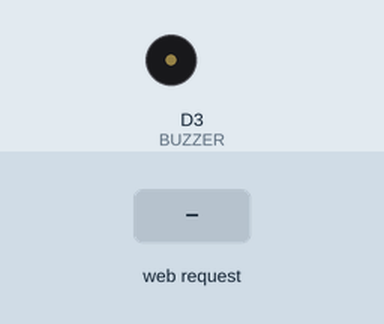
A sketch run on a simulated ESP8266 (NodeMCU). On the bench: buzzer (waves = sounding, pin HIGH). The inputs (shaded band) are chosen by the test bench. WiFi joins after 1.5 s; servers stay silent unless stated; the local clock reads 2024-03-15 10:24:30 at power-on unless the sketch sets it; EEPROM starts erased; pins used as bus, display or sensor lines are not drawn; what the sketch prints to the serial monitor is not drawn.

Above: at 4.9 s.
5.0 s: HTTP request GET /toggle?r= received
At 5.6 s:
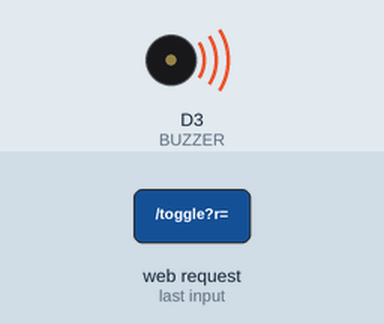
8.0 s: HTTP request GET /status received
9.5 s: HTTP request GET /set received
Timing chart, 0 to 12.5 s (numbered marks = the images above; inputs shaded):
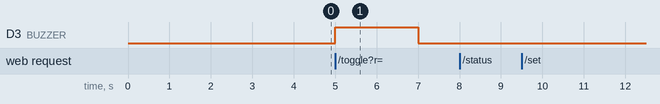

Measured:
- after the input at 5.0 s, D3 (BUZZER): LOW → HIGH at once, → LOW 2.0 s later
- after the input at 8.0 s, every drawn part: stays the same
- after the input at 9.5 s, every drawn part: stays the same

The sketch:

MAIN.INO
```cpp
#include <ESP8266WiFi.h>
#include <Wire.h>
#include "RTClib.h"
#include <EEPROM.h>
#include <time.h>

RTC_DS3231 rtc;
const char* ap_ssid = "SmartHome";
const char* ap_password = "12345678";

const char* ssid = "aabb";
const char* password = "1122334455";

WiFiServer server(80);

int lastMinute = -1;

#define BUZZER D3
unsigned long buzzerStart = 0;
bool buzzerOn = false;

#define R1 D5
#define R2 D6
#define R3 D7
#define R4 D8

bool relayState[5] = {0,0,0,0,0};
bool autoMode[5] = {0,0,0,0,0};
int onHour[5] = {0,0,0,0,0};
int offHour[5] = {0,0,0,0,0};
int onMin[5] = {0,0,0,0,0};
int offMin[5] = {0,0,0,0,0};


void startBeep(){
  digitalWrite(BUZZER, HIGH);
  buzzerStart = millis();
  buzzerOn = true;
}

void handleBuzzer(){
  if(buzzerOn && millis() - buzzerStart >= 2000){
    digitalWrite(BUZZER, LOW);
    buzzerOn = false;
  }
}

void setRelay(int r, bool state) {

  // 🔥 ONLY BEEP IF STATE CHANGES
  if(relayState[r] != state){
    startBeep();
  }

  relayState[r] = state;

  if(r==1) digitalWrite(R1, state ? LOW : HIGH);
  if(r==2) digitalWrite(R2, state ? HIGH : LOW);
  if(r==3) digitalWrite(R3, state ? HIGH : LOW);
  if(r==4) digitalWrite(R4, state ? HIGH : LOW);
}

void applyAutoLogicNow() {

  DateTime now = rtc.now();

  int h = now.hour();
  int m = now.minute();

  for(int i=1;i<=4;i++){
    if(autoMode[i]){

      // 🔥 ON condition
      if(
        (h > onHour[i] || (h == onHour[i] && m >= onMin[i])) &&
        (h < offHour[i] || (h == offHour[i] && m < offMin[i]))
      ){
        setRelay(i, true);
      }
      else{
        setRelay(i, false);
      }
    }
  }
}

void syncTimeFromNTP() {

  configTime(19800, 0, "asia.pool.ntp.org", "time.google.com");

  Serial.println("Syncing time from NTP...");

  struct tm timeinfo;

  int retry = 0;

  // 🔥 WAIT UNTIL TIME IS RECEIVED
  while (!getLocalTime(&timeinfo) && retry < 20) {
    Serial.print(".");
    delay(500);
    retry++;
  }

  if (retry < 20) {
    Serial.println("\nNTP Sync Success!");

    rtc.adjust(DateTime(
      timeinfo.tm_year + 1900,
      timeinfo.tm_mon + 1,
      timeinfo.tm_mday,
      timeinfo.tm_hour,
      timeinfo.tm_min,
      timeinfo.tm_sec
    ));

    Serial.println("RTC UPDATED FROM INTERNET ✅");

  } else {
    Serial.println("\nNTP FAILED ❌");
  }
}

void setup() {
  Serial.begin(115200);
rtc.begin();
if (!rtc.begin()) {
  Serial.println("RTC NOT FOUND ❌");
  while (1);
}
// ONLY RUN ONCE (then comment it)
//rtc.adjust(DateTime(F(__DATE__), F(__TIME__)));

Serial.println("Starting AP...");
WiFi.softAP(ap_ssid, ap_password);
Serial.println("AP started");

Serial.println("Connecting to WiFi...");


EEPROM.begin(512);
// 🔥 LOAD SAVED DATA HERE
for(int i=1;i<=4;i++){
  autoMode[i] = EEPROM.read(i);
  onHour[i]   = EEPROM.read(i+10);
  onMin[i]    = EEPROM.read(i+20);
  offHour[i]  = EEPROM.read(i+30);
  offMin[i]   = EEPROM.read(i+40);
}
  pinMode(BUZZER, OUTPUT);
digitalWrite(BUZZER, LOW);

  pinMode(R1, OUTPUT);
  pinMode(R2, OUTPUT);
  pinMode(R3, OUTPUT);
  pinMode(R4, OUTPUT);

  setRelay(1,false);
  setRelay(2,false);
  setRelay(3,false);
  setRelay(4,false);

Serial.println("Starting AP...");
WiFi.softAP(ap_ssid, ap_password);
Serial.print("AP IP: ");
Serial.println(WiFi.softAPIP());

Serial.println("Connecting to WiFi...");
WiFi.begin(ssid, password);

unsigned long startTime = millis();

while (WiFi.status() != WL_CONNECTED && millis() - startTime < 10000) {
  delay(500);
  Serial.print(".");
}

if (WiFi.status() == WL_CONNECTED) {
  Serial.println("\nConnected!");
  Serial.print("IP: ");
  Serial.println(WiFi.localIP());

  // 🔥 Internet test
  Serial.println("Testing internet...");
  WiFiClient test;
  if(test.connect("google.com", 80)){
    Serial.println("Internet OK");
    test.stop();
  } else {
    Serial.println("No Internet ❌");
  }

  delay(2000);
  syncTimeFromNTP();

} else {
  Serial.println("\nWiFi Failed → Using AP only");
}

  // 🔥 ADD SMALL DELAY (VERY IMPORTANT)


WiFi.setSleepMode(WIFI_NONE_SLEEP);

// 🔥 ADD THIS LINE
server.begin();

Serial.println("Server started");
applyAutoLogicNow();
}

void loop() {
handleBuzzer();
  // 🔥 AUTO LOGIC (ALWAYS RUNS)
  DateTime now = rtc.now();
//Serial.print(now.hour());
//Serial.print(":");
//Serial.println(now.minute());

  int h = now.hour();
  int m = now.minute();

  if(m != lastMinute){
    lastMinute = m;

    for(int i=1;i<=4;i++){
      if(autoMode[i]){
        if(h == onHour[i] && m == onMin[i]) setRelay(i,true);
        if(h == offHour[i] && m == offMin[i]) setRelay(i,false);
      }
    }
  }

  // 🔻 WEB SERVER
  WiFiClient client = server.available();
if (!client) {
  delay(1);
  return;
}

  while (!client.available()) delay(1);

  String req = client.readStringUntil('\n');
  Serial.println("REQ: " + req);
  Serial.println(req);

  while(client.available()) client.read();

  // 🔹 STATUS
  if (req.indexOf("GET /status") != -1) {

    client.println("HTTP/1.1 200 OK");
    client.println("Content-Type: application/json");
    client.println("Connection: close");
    client.println();

    client.print("{");

client.print("\"r1\":"); client.print(relayState[1]); client.print(",");
client.print("\"r2\":"); client.print(relayState[2]); client.print(",");
client.print("\"r3\":"); client.print(relayState[3]); client.print(",");
client.print("\"r4\":"); client.print(relayState[4]); client.print(",");

client.print("\"a1\":"); client.print(autoMode[1]); client.print(",");
client.print("\"a2\":"); client.print(autoMode[2]); client.print(",");
client.print("\"a3\":"); client.print(autoMode[3]); client.print(",");
client.print("\"a4\":"); client.print(autoMode[4]);

client.print("}");

    client.stop();
    return;
  }

  // 🔹 SET TIMER
  if (req.indexOf("GET /set") != -1) {

    int r = req.substring(req.indexOf("r=")+2).toInt();

    int onH = req.substring(req.indexOf("onH=")+4).toInt();
    int onM = req.substring(req.indexOf("onM=")+4).toInt();

    int offH = req.substring(req.indexOf("offH=")+5).toInt();
    int offM = req.substring(req.indexOf("offM=")+5).toInt();

    onHour[r] = onH;
    onMin[r]  = onM;

    offHour[r] = offH;
    offMin[r]  = offM;

    EEPROM.write(r+10, onHour[r]);
    EEPROM.write(r+20, onMin[r]);
    EEPROM.write(r+30, offHour[r]);
    EEPROM.write(r+40, offMin[r]);
    EEPROM.commit();

    client.println("HTTP/1.1 200 OK");
    client.println();
    client.println("SET");

    client.stop();
    return;
  }


// 🔹 TIME API
if (req.indexOf("GET /time") != -1) {

  DateTime now = rtc.now();

  int h = now.hour();
  int m = now.minute();

  client.println("HTTP/1.1 200 OK");
  client.println("Content-Type: text/plain");
  client.println();

  if(h < 10) client.print("0");
  client.print(h);
  client.print(":");
  if(m < 10) client.print("0");
  client.print(m);

  client.stop();
  return;
}

// 🔹 TOGGLE (VERY IMPORTANT)
if (req.indexOf("GET /toggle?r=") != -1) {
  int r = req.substring(req.indexOf("r=")+2).toInt();

  setRelay(r, !relayState[r]);

  client.println("HTTP/1.1 200 OK");
  client.println();
  client.println("OK");

  client.stop();
  return;
}

if (req.indexOf("GET /auto?r=") != -1) {
    int r = req.substring(req.indexOf("r=")+2).toInt();

    autoMode[r] = !autoMode[r];

    EEPROM.write(r, autoMode[r]);
    EEPROM.commit();

    client.println("HTTP/1.1 200 OK");
    client.println("Content-Type: text/plain");
    client.println();
    client.println("OK");

    client.stop();
    return;
  }

  // 🔹 UI PAGE
  if (req.indexOf("GET / ") != -1) {

    client.println("HTTP/1.1 200 OK");
    client.println("Content-type:text/html");
    client.println();
client.println(R"====(
<!DOCTYPE html>
<html>
<head>
<meta name="viewport" content="width=device-width, initial-scale=1">
<style>
body { background:#121212; color:white; text-align:center; font-family:Arial; }

.card {
  background:#1e1e1e;
  margin:15px;
  padding:20px;
  border-radius:15px;
}

button {
  padding:12px 20px;
  margin:8px;
  border:none;
  border-radius:10px;
  font-size:16px;
  color:white;
  cursor:pointer;
}

button:active {
  transform: scale(0.95);
}

.on { background:#00c853; }
.off { background:#d50000; }
.auto { background:orange; color:black; }

.input-row {
  margin-top:10px;
}

input {
  width:60px;
  padding:8px;
  margin:5px;
  text-align:center;
  border-radius:8px;
  border:none;
  font-size:16px;
}
.timerBtn {
  background:#2962ff;   /* nice blue */
  color:white;
  padding:12px 20px;
  border:none;
  border-radius:10px;
  font-size:16px;
  margin-top:10px;
  cursor:pointer;
}

.timerBtn:active {
  transform: scale(0.95);
}
</style>

<script>

function showToast(msg){
  let t = document.createElement("div");
  t.innerText = msg;

  t.style.position = "fixed";
  t.style.top = "20px";
  t.style.right = "20px";
  t.style.background = "#222";
  t.style.color = "white";
  t.style.padding = "12px 18px";
  t.style.borderRadius = "10px";
  t.style.fontSize = "14px";
  t.style.boxShadow = "0 4px 10px rgba(0,0,0,0.5)";
  t.style.zIndex = "999";

  document.body.appendChild(t);

  setTimeout(() => {
    t.style.opacity = "0";
    setTimeout(() => t.remove(), 300);
  }, 2000);
}

let state = [0,0,0,0,0];
let autoState = [0,0,0,0,0];

function toggle(r){
  fetch(`/toggle?r=${r}`)
  .then(() => {
    showToast("Relay " + r + " toggled");
    setTimeout(fetchStatus, 200);
  });
}

function updateUI(r){

  let btn = document.getElementById("btn"+r);
  let label = document.getElementById("txt"+r);
  let autoBtn = document.getElementById("auto"+r);

  // 🔹 RELAY STATE
  if(state[r] == 1){
    btn.className = "on";
    btn.innerText = "ON";
    label.innerText = "Status: ON";
  } else {
    btn.className = "off";
    btn.innerText = "OFF";
    label.innerText = "Status: OFF";
  }

  // 🔹 AUTO STATE
  if(autoState[r] == 1){
    autoBtn.style.background = "#00c853";
    autoBtn.innerText = "AUTO ON";
  } else {
    autoBtn.style.background = "orange";
    autoBtn.innerText = "AUTO OFF";
  }

  // 🔥 ADD THIS EXACTLY HERE
  let setBtn = document.querySelector(`#btn${r}`).parentElement.querySelector('.timerBtn');

  if(autoState[r] == 1){
    setBtn.style.background = "#2962ff";   // active blue
  } else {
    setBtn.style.background = "#555";      // disabled grey
  }
}

function fetchStatus(){
  fetch("/status")
  .then(res => res.json())
  .then(data => {
    state[1]=data.r1;
state[2]=data.r2;
state[3]=data.r3;
state[4]=data.r4;

autoState[1]=data.a1;
autoState[2]=data.a2;
autoState[3]=data.a3;
autoState[4]=data.a4;

    for(let i=1;i<=4;i++) updateUI(i);
  });
}

setInterval(fetchStatus, 500);
window.onload = fetchStatus;

function autoToggle(r){
  fetch(`/auto?r=${r}`)
  .then(() => showToast("Auto toggled for Relay " + r));
}

function setTime(r){
  let onH = document.getElementById("onH"+r).value;
  let onM = document.getElementById("onM"+r).value;

  let offH = document.getElementById("offH"+r).value;
  let offM = document.getElementById("offM"+r).value;

  fetch(`/set?r=${r}&onH=${onH}&onM=${onM}&offH=${offH}&offM=${offM}`)
  .then(() => showToast("Timer Set for Relay " + r));
}

function updateTime(){
  fetch("/time")
  .then(res => res.text())
  .then(t => {
    document.getElementById("clock").innerText = "Time: " + t;
  });
}

setInterval(updateTime, 1000);

</script>

</head>
<body>

<h1>Smart Home</h1>
<h2 id="clock">Time: --:--</h2>

<!-- RELAY 1 -->
<div class="card">
<h2>Relay 1</h2>
<p id="txt1">Status: OFF</p>
<button id="btn1" class="off" onclick="toggle(1)">OFF</button><br>

<button id="auto1" class="auto" onclick="autoToggle(1)">AUTO OFF</button>

<div class="input-row">
  ON <input id="onH1" type="number" min="0" max="23"> :
     <input id="onM1" type="number" min="0" max="59">
</div>

<div class="input-row">
  OFF <input id="offH1" type="number" min="0" max="23"> :
      <input id="offM1" type="number" min="0" max="59">
</div>

<button class="timerBtn" onclick="setTime(1)">Set Timer</button>
</div>

<!-- RELAY 2 -->
<div class="card">
<h2>Relay 2</h2>
<p id="txt2">Status: OFF</p>
<button id="btn2" class="off" onclick="toggle(2)">OFF</button><br>

<button id="auto2" class="auto" onclick="autoToggle(2)">AUTO OFF</button>

<div class="input-row">
  ON <input id="onH2" type="number" min="0" max="23"> :
     <input id="onM2" type="number" min="0" max="59">
</div>

<div class="input-row">
  OFF <input id="offH2" type="number" min="0" max="23"> :
      <input id="offM2" type="number" min="0" max="59">
</div>

<button class="timerBtn" onclick="setTime(2)">Set Timer</button>
</div>

<!-- RELAY 3 -->
<div class="card">
<h2>Relay 3</h2>
<p id="txt3">Status: OFF</p>
<button id="btn3" class="off" onclick="toggle(3)">OFF</button><br>

<button id="auto3" class="auto" onclick="autoToggle(3)">AUTO OFF</button>

<div class="input-row">
  ON <input id="onH3" type="number" min="0" max="23"> :
     <input id="onM3" type="number" min="0" max="59">
</div>

<div class="input-row">
  OFF <input id="offH3" type="number" min="0" max="23"> :
      <input id="offM3" type="number" min="0" max="59">
</div>

<button class="timerBtn" onclick="setTime(3)">Set Timer</button>
</div>

<!-- RELAY 4 -->
<div class="card">
<h2>Relay 4</h2>
<p id="txt4">Status: OFF</p>
<button id="btn4" class="off" onclick="toggle(4)">OFF</button><br>

<button id="auto4" class="auto" onclick="autoToggle(4)">AUTO OFF</button>

<div class="input-row">
  ON <input id="onH4" type="number" min="0" max="23"> :
     <input id="onM4" type="number" min="0" max="59">
</div>

<div class="input-row">
  OFF <input id="offH4" type="number" min="0" max="23"> :
      <input id="offM4" type="number" min="0" max="59">
</div>

<button class="timerBtn" onclick="setTime(4)">Set Timer</button>
</div>

</body>
</html>
)====");
  }

  client.stop();
}
```
